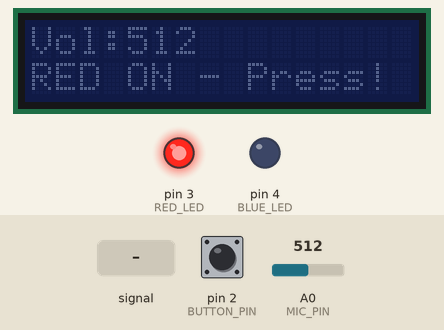
A sketch run on a simulated Arduino Uno, built with avr-gcc and run on an emulated ATmega328P. Shown: 16×2 character LCD, output pins drawn as LEDs (lit = HIGH). Inputs (shaded band) come from the test bench; at power-on: pin 2 (BUTTON_PIN) HIGH, A0 (MIC_PIN) = 512. What the sketch prints to the serial monitor is not drawn.

Above: at 3.2 s.
3.3 s: pin 2 (BUTTON_PIN) pulled LOW for 0.15 s
At 4.7 s:
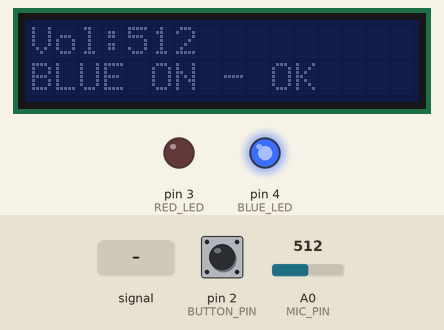
6.4 s: A0 (MIC_PIN) fed a 2 Hz sine of ±306 counts around its level
At 8.78 s:
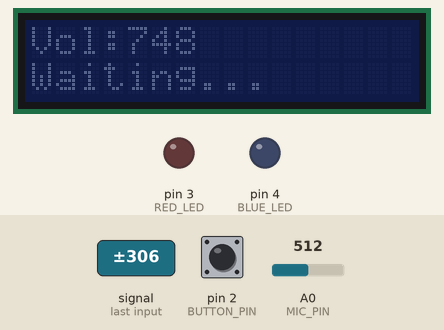
9.4 s: A0 (MIC_PIN) set to 390
At 9.8 s:
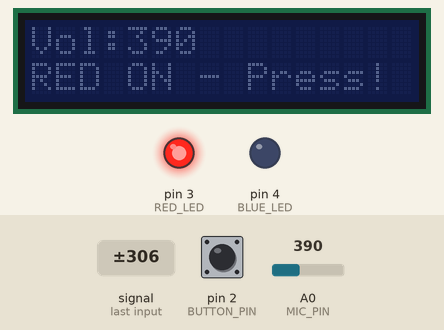
10.9 s: A0 (MIC_PIN) fed a 200 Hz sine of ±81 counts around its level
At 11.5 s:
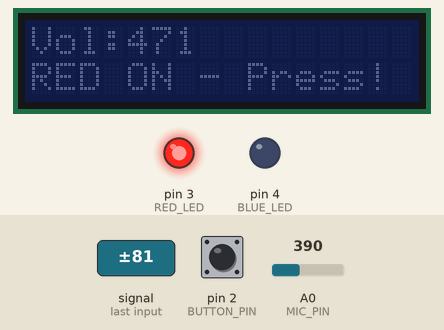
12.4 s: pin 2 (BUTTON_PIN) pulled LOW for 1 s
At 13.2 s:
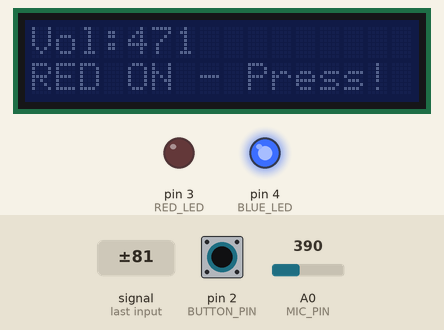
16.4 s: A0 (MIC_PIN) set to 410
At 18.9 s:
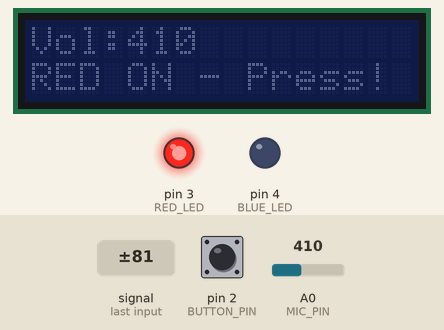
Timing chart, 0 to 19.9 s (numbered marks = the images above; inputs shaded):
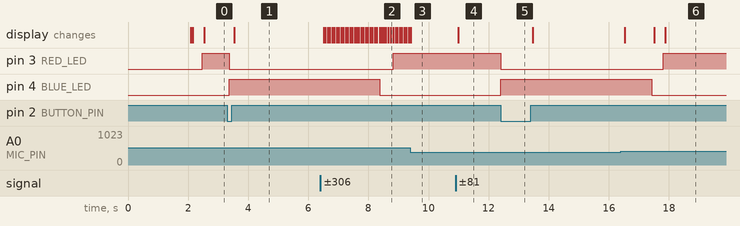

The sketch:

noise_reminder.ino
```cpp
/*
 * 噪音提醒装置
 * 功能：拍手 → 红灯亮 → 按按钮 → 蓝灯亮5秒 → 恢复
 * LCD 背光通过短接常亮
 */

#include <Wire.h>
#include <LiquidCrystal_I2C.h>

// LCD 地址 0x27（根据你的扫描结果）
LiquidCrystal_I2C lcd(0x27, 16, 2);

// 引脚定义
const int MIC_PIN = A0;          // MAX9814 声音传感器
const int RED_LED = 3;           // 红色 LED
const int BLUE_LED = 4;          // 蓝色 LED
const int BUTTON_PIN = 2;        // 按钮

// 可调参数
int SOUND_THRESHOLD = 400;       // 声音阈值（安静300，拍手500）
const int NOISE_DURATION = 300;  // 噪音持续多久才触发（毫秒）
const int BLUE_HOLD = 5000;      // 蓝灯亮多久后熄灭（毫秒）

// 状态变量
bool isRedOn = false;
bool isBlueOn = false;
unsigned long noiseStartTime = 0;
unsigned long blueStartTime = 0;

void setup() {
  // 设置引脚模式
  pinMode(RED_LED, OUTPUT);
  pinMode(BLUE_LED, OUTPUT);
  pinMode(BUTTON_PIN, INPUT_PULLUP);

  // 初始状态：全灭
  digitalWrite(RED_LED, LOW);
  digitalWrite(BLUE_LED, LOW);

  // 初始化 LCD（背光已通过短接常亮，不需要 lcd.backlight()）
  lcd.init();
  lcd.clear();
  lcd.setCursor(0, 0);
  lcd.print("Noise Monitor");
  lcd.setCursor(0, 1);
  lcd.print("Ready...");
  delay(2000);
  lcd.clear();

  // 串口调试
  Serial.begin(9600);
  Serial.println("系统就绪 - 拍手触发红灯，按按钮蓝灯5秒");
}

void loop() {
  // ===== 1. 读取声音信号（峰值检测）=====
  unsigned long start = millis();
  int maxVal = 0;
  while (millis() - start < 50) {
    int val = analogRead(MIC_PIN);
    if (val > maxVal) maxVal = val;
  }
  Serial.println(maxVal);

  // ===== 2. 更新 LCD 显示 =====
  lcd.setCursor(0, 0);
  lcd.print("Vol:");
  lcd.print(maxVal);
  lcd.print("   ");

  lcd.setCursor(0, 1);
  if (isRedOn) {
    lcd.print("RED ON - Press!");
  } else if (isBlueOn) {
    lcd.print("BLUE ON - OK   ");
  } else {
    lcd.print("Waiting...      ");
  }

  // ===== 3. 读取按钮状态 =====
  bool buttonPressed = (digitalRead(BUTTON_PIN) == LOW);

  // ===== 4. 噪音检测（红灯和蓝灯都未亮时）=====
  if (!isRedOn && !isBlueOn) {
    if (maxVal > SOUND_THRESHOLD) {
      if (noiseStartTime == 0) {
        noiseStartTime = millis();
      } else if (millis() - noiseStartTime >= NOISE_DURATION) {
        digitalWrite(RED_LED, HIGH);
        isRedOn = true;
        noiseStartTime = 0;
        Serial.println("触发！红灯亮");
      }
    } else {
      noiseStartTime = 0;
    }
  }

  // ===== 5. 按钮处理（红灯亮时按下，关闭红灯，开启蓝灯）=====
  if (isRedOn && buttonPressed) {
    digitalWrite(RED_LED, LOW);
    isRedOn = false;

    digitalWrite(BLUE_LED, HIGH);
    isBlueOn = true;
    blueStartTime = millis();

    Serial.println("按钮按下！红灯灭，蓝灯亮");

    // 防抖：等待按钮松开
    delay(50);
    while (digitalRead(BUTTON_PIN) == LOW) {
      delay(10);
    }
  }

  // ===== 6. 蓝灯自动熄灭 =====
  if (isBlueOn && (millis() - blueStartTime >= BLUE_HOLD)) {
    digitalWrite(BLUE_LED, LOW);
    isBlueOn = false;
    Serial.println("蓝灯熄灭，系统恢复");
  }
}
```

Measured:
- after the input at 3.3 s, pin 3 (RED_LED): HIGH → LOW after 0.06 s; pin 4 (BLUE_LED): LOW → HIGH after 0.06 s; the display: changes after 0.23 s (image 1)
- after the input at 10.9 s, the display: changes after 0.09 s (image 4)
- after the input at 12.4 s, pin 3 (RED_LED): HIGH → LOW at once; pin 4 (BLUE_LED): LOW → HIGH at once
